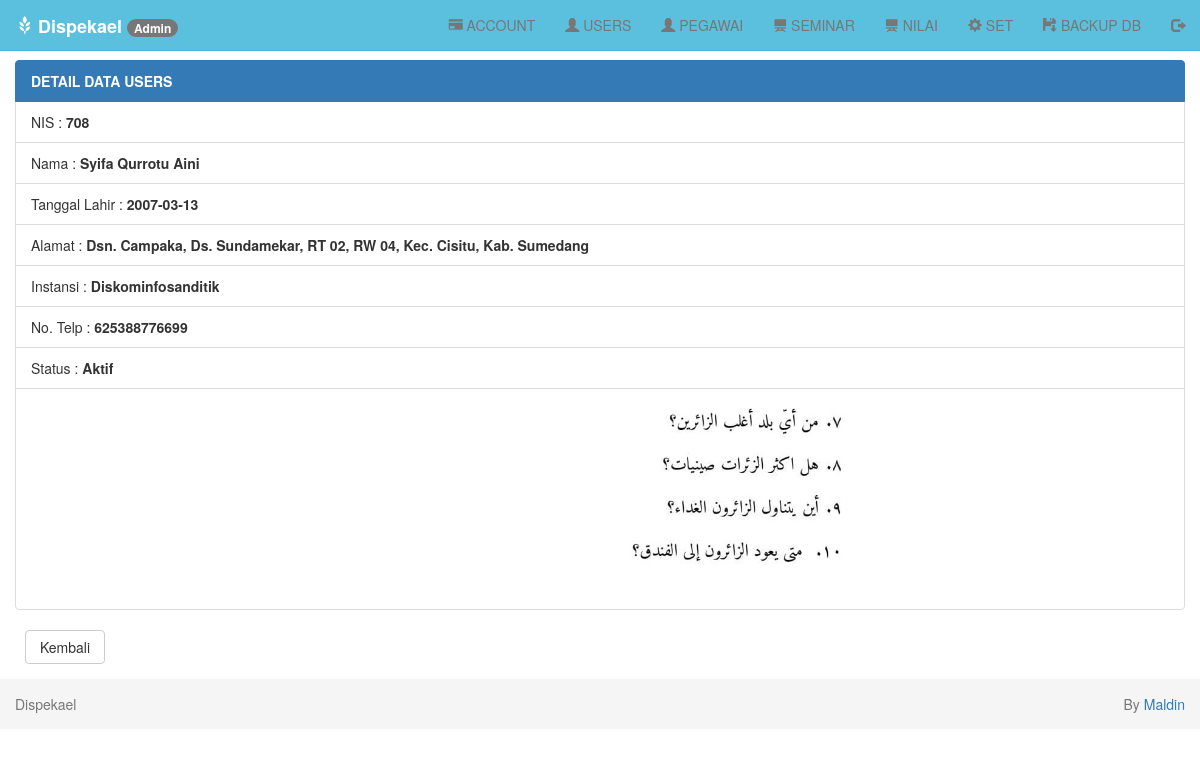
/index.php?page=users-detail&id=708 (signed in), run on the app's committed database.
### tables this page shows
CREATE TABLE `users` (
  `nis` bigint(12) unsigned NOT NULL,
  `id` bigint(12) unsigned NOT NULL,
  `nama` varchar(255) NOT NULL,
  `tanggal_lahir` date NOT NULL,
  `alamat` varchar(255) NOT NULL,
  `instansi` varchar(100) NOT NULL,
  `telp` varchar(15) NOT NULL,
  `stat` varchar(30) NOT NULL,
  `foto` varchar(255) NOT NULL,
  PRIMARY KEY (`nis`)
);

### users/detail.php (the view, shortened to what this page needs)
<div class="row">
    <div class="col-md-12">
        <br>
        <?php
        if (isset($_GET['id'])) {
            $nis   = $_GET['id'];
            $query = mysqli_query($db, "SELECT * FROM users WHERE nis='$nis'") or die('Query Error : ' . mysqli_error($db));
            while ($data  = mysqli_fetch_assoc($query)) {
                $nis        = $data['nis'];
                $nama       = $data['nama'];
                $tanggal_lahir    = $data['tanggal_lahir'];
                $alamat     = $data['alamat'];
                $instansi     = $data['instansi'];
                $telp       = $data['telp'];
                $stat      = $data['stat'];
                $foto       = $data['foto'];
            }
        }
        ?>
        <ul class="list-group">
            <li class="list-group-item active"><b>DETAIL DATA USERS</b></li>
            <li class="list-group-item">NIS : <b><?php echo $nis; ?></b></li>
            <li class="list-group-item">Nama : <b><?php echo $nama; ?></b></li>
            <li class="list-group-item">Tanggal Lahir : <b><?php echo $tanggal_lahir; ?></b></li>
            <li class="list-group-item">Alamat : <b><?php echo $alamat; ?></b></li>
            <li class="list-group-item">Instansi : <b><?php echo $instansi; ?></b></li>
            <li class="list-group-item">No. Telp : <b><?php echo $telp; ?></b></li>
            <li class="list-group-item">Status : <b><?php echo $stat; ?></b></li>
            <li class="list-group-item">
                <div class="text-center">
                    <?php echo "<img src='users/gambar/$foto' width='auto' height='200' class='img-rounded' alt='Cinque Terre'>"; ?>
                </div>
            </li>
        </ul>
        <div class="form-group">
            <a href="?page=users-tampil" class="btn btn-default btn-reset">Kembali</a>
        </div>
    </div>
</div>
</div>

### assets/css/style.css (style rules this page uses)
body { padding-top: 40px; }
.btn-reset { width: 80px; margin-left: 10px; }

### data on the page
users: nis "708", nama "Syifa Qurrotu Aini", tanggal_lahir "2007-03-13", alamat "Dsn. Campaka, Ds. Sundamekar, RT 02, RW 04, Kec. Cisitu, Kab. Sumedang", instansi "Diskominfosanditik", telp "625388776699", stat "Aktif", foto (picture)

### other printed values
$_SESSION['level'] "Admin"
